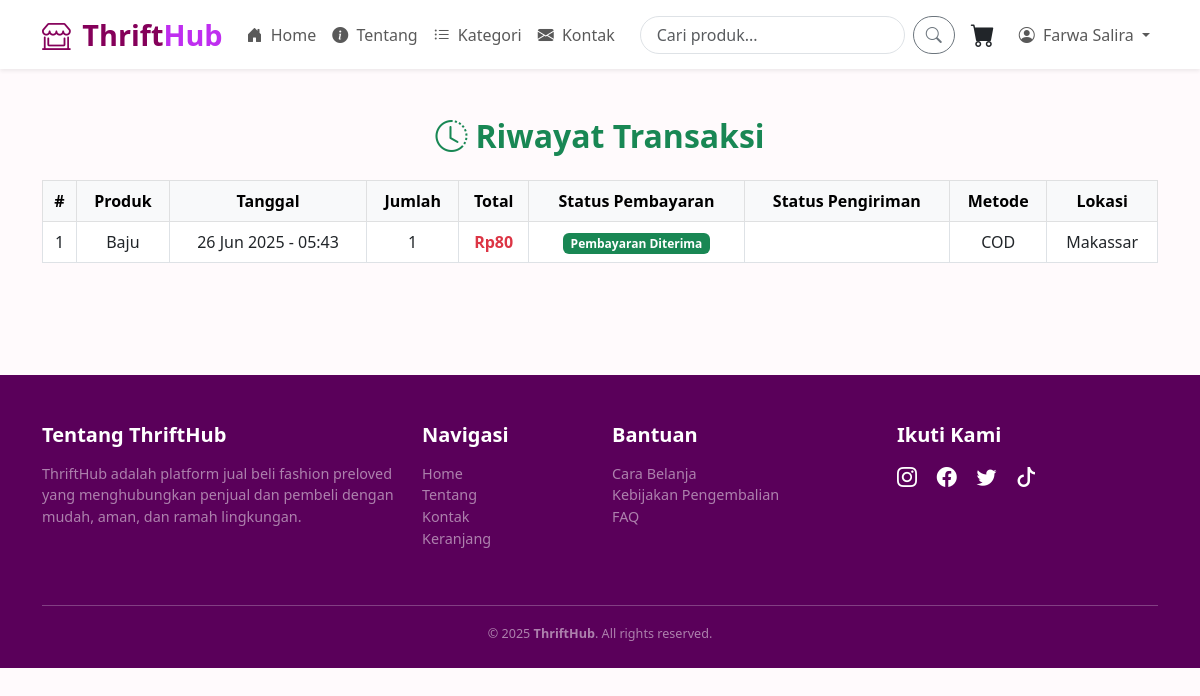
The page /index.php?url=my_transactions (signed in) on the database its author committed.
### tables this page shows
CREATE TABLE `pesanan_item` (
  `id` int(11) NOT NULL,
  `pesanan_id` int(11) NOT NULL,
  `produk_id` int(11) NOT NULL,
  `nama` varchar(100) NOT NULL,
  `harga` decimal(15,2) NOT NULL,
  `jumlah` int(11) NOT NULL
);

CREATE TABLE `pesanan` (
  `id` int(11) NOT NULL,
  `user_id` int(11) NOT NULL,
  `nama` varchar(100) NOT NULL,
  `alamat` text NOT NULL,
  `metode` enum('COD','Transfer') NOT NULL,
  `tanggal` datetime NOT NULL,
  `total` decimal(15,2) NOT NULL,
  `status_pengiriman` varchar(100) DEFAULT 'Diproses',
  `lokasi_pengiriman` varchar(100) DEFAULT 'Gudang',
  `estimasi_tiba` date DEFAULT NULL,
  `diterima` tinyint(1) DEFAULT 0,
  `order_id` varchar(100) DEFAULT NULL,
  `snap_token` varchar(100) DEFAULT NULL,
  `status_pembayaran` varchar(100) DEFAULT NULL,
  `payment_type` varchar(50) DEFAULT NULL,
  `transaction_time` datetime DEFAULT NULL
);

### views/product/my_transactions.php (the view, shortened to what this page needs)
<?php
include 'config/database.php';
$user_id = $_SESSION['user']['id'];
$sql = "SELECT p.id AS pesanan_id, pi.nama AS produk, p.tanggal, pi.jumlah, (pi.harga*pi.jumlah) AS total,
        p.metode, p.status_pembayaran, p.status_pengiriman, p.lokasi_pengiriman, p.diterima
        FROM pesanan p
        JOIN pesanan_item pi ON p.id = pi.pesanan_id
        WHERE p.user_id = ? AND p.diterima = 1
        ORDER BY p.tanggal DESC";
$stmt = $conn->prepare($sql);
$stmt->bind_param("i", $user_id);
$stmt->execute();
$result = $stmt->get_result();
?>
<section class="py-5">
  <div class="container">
    <h2 class="fw-bold text-center mb-4 text-success">
      <i class="bi bi-clock-history me-2"></i>Riwayat Transaksi
    </h2>
    <?php if ($result->num_rows > 0): ?>
      <div class="table-responsive">
        <table class="table table-bordered table-hover align-middle text-center">
          <thead class="table-light">
            <tr>
              <th>#</th>
              <th>Produk</th>
              <th>Tanggal</th>
              <th>Jumlah</th>
              <th>Total</th>
              <th>Status Pembayaran</th>
              <th>Status Pengiriman</th>
              <th>Metode</th>
              <th>Lokasi</th>
            </tr>
          </thead>
          <tbody>
            <?php $no = 1; while($r = $result->fetch_assoc()): ?>
              <tr>
                <td><?= $no++ ?></td>
                <td><?= htmlspecialchars($r['produk']) ?></td>
                <td><?= date('d M Y - H:i', strtotime($r['tanggal'])) ?></td>
                <td><?= $r['jumlah'] ?></td>
                <td class="text-danger fw-bold">Rp<?= number_format($r['total']) ?></td>
                <td><span class="badge bg-success"><?= $r['status_pembayaran'] ?></span></td>
                <td><span class="badge bg-success"><?= $r['status_pengiriman'] ?></span></td>
                <td><?= $r['metode'] ?></td>
                <td><?= htmlspecialchars($r['lokasi_pengiriman']) ?></td>
              </tr>
            <?php endwhile; ?>
          </tbody>
        </table>
      </div>
    <?php endif; ?>
  </div>
</section>
<?php
include __DIR__ . '/../layouts/index.php';
?>

### assets/css/style.css (style rules this page uses)
body { font-family: 'Segoe UI', sans-serif; background-color: #fffafc; color: #333; }
section h2 { color: #333; }
.badge.bg-success { animation: fadeInScale 0.4s ease-in-out; }

### rows shown on the page
pesanan_item: nama "Baju", pesanan.tanggal "26 Jun 2025 - 05:43", jumlah "1", total "80", pesanan.status_pembayaran "Pembayaran Diterima", pesanan.metode "COD", pesanan.lokasi_pengiriman "Makassar"

### other values the page prints
$_SESSION['user']['name'] "Farwa Salira"
